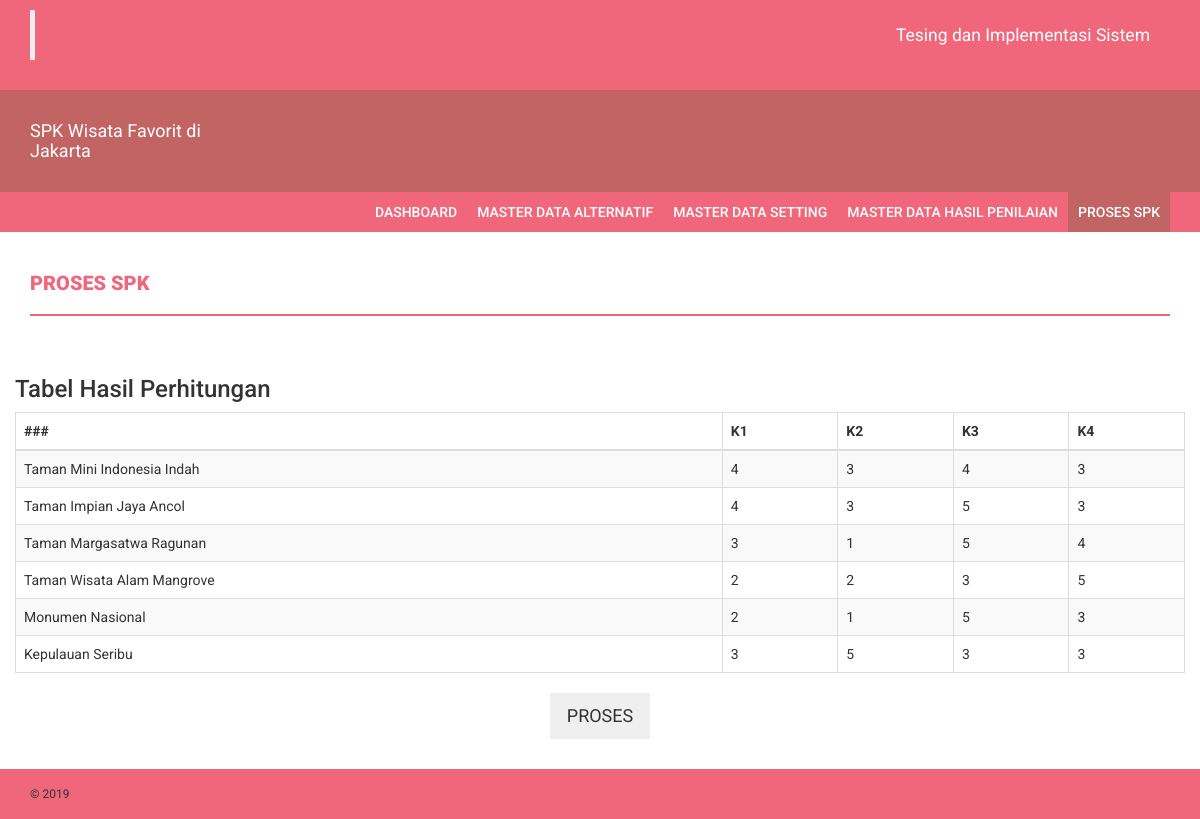
The page /proses_spk.php (signed in) on the database its author committed.
### tables this page shows
CREATE TABLE `kriteria` (
  `id_kriteria` int(11) NOT NULL,
  `kriteria` varchar(32) DEFAULT NULL,
  `bobot` float(5,2) DEFAULT NULL,
  `type` varchar(12) DEFAULT NULL
);

CREATE TABLE `hasil_tpa` (
  `id_test` int(11) NOT NULL,
  `id_alternatif` int(11) DEFAULT NULL,
  `K1` int(11) DEFAULT NULL,
  `K2` int(11) DEFAULT NULL,
  `K3` int(11) DEFAULT NULL,
  `K4` int(11) DEFAULT NULL
);

CREATE TABLE `alternatif` (
  `id_alternatif` int(11) NOT NULL,
  `nama` varchar(64) DEFAULT NULL,
  `foto` varchar(64) DEFAULT NULL,
  `tgl_didirikan` date DEFAULT NULL,
  `deskripsi` varchar(500) DEFAULT NULL
);

### db/db_config.php (called while the page is built, shortened)
<?php
	class database extends PDO{
		protected $dsn = 'mysql:host=localhost;dbname=db_spk';
		protected $dsu = 'root';
		protected $dsp = '';
		private $cmd = '';
		function __construct(){
			try {
				$this->db = new PDO($this->dsn,$this->dsu,$this->dsp);
			} catch (PDOException $e) {
				echo $e->getMessage();
			}
		}
		function select($c,$t){
			$this->cmd = "select $c from $t";
			return $this;
		}
		function update($t,$v){
			$this->cmd = "update $t set $v";
			return $this;
		}
		function where($params){
			$this->cmd .= " where $params";
			return $this;
		}
		function order_by($c,$t){
			$this->cmd .= " order by $c $t";
			return $this;
		}
		function get(){
			$q = $this->db->prepare($this->cmd);
			$q->execute();
			return $q->fetchAll();
		}
	}
?>

### proses_spk.php (the view, shortened to what this page needs)
<?php include 'partials/header.php';?>
    <div class="content">
        <div class="container">
            <div class="row">
            <br/>
                <div class="col-md-12">
                    <h4 class="page-head-line">Proses SPK</h4>
                </div>
            </div>
            <div class="row">
                <h3>Tabel Hasil Perhitungan</h3>
                <div class="table-responsive">
                    <table class="table table-striped table-bordered table-hover">
                        <thead>
                            <tr>
                                <th>### </th>
                                <?php foreach ($db->select('kriteria','kriteria')->get() as $k): ?>
                                <th>
                                    <?php
                                        $tmp = explode('_',$k['kriteria']);
                                        echo ucwords(implode(' ',$tmp));
                                    ?>
                                </th>
                                <?php endforeach ?>
                            </tr>
                        </thead>
                        <tbody>
                            <?php
                                foreach ($db->select('alternatif.nama,hasil_tpa.*','alternatif,hasil_tpa')->where('alternatif.id_alternatif=hasil_tpa.id_alternatif')->get() as $data):
                            ?>
                                <tr>
                                    <td><?= $data['nama']?></td>
                                    <?php foreach ($db->select('kriteria','kriteria')->get() as $td): ?>
                                    <td><?= $data[$td['kriteria']]?></td>
                                    <?php endforeach ?>
                                </tr>
                            <?php
                                endforeach;
                            ?>
                        </tbody>
                    </table>
                </div>
            </div>
            <div class="row">
                <div class="col-md-12 text-center">
                    <button class="btn btn-lg" onclick="tpl()">PROSES</button>
                </div>
            </div>
            <br>
    </div>
<?php include 'partials/footer.php'; ?>

### assets/css/style.css (style rules this page uses)
body { font-family: 'Roboto', sans-serif; line-height: 30px; }
.page-head-line { font-weight: 900; padding-bottom: 20px; border-bottom: 2px solid #F0677C; text-transform: uppercase; color: #F0677C; font-size: 20px; margin-bottom: 40px; }
.btn { border-radius: 0px; -webkit-border-radius: 0px; -moz-border-radius: 0px; }

### rows shown on the page
kriteria: kriteria "K1", kriteria.K1 "4", kriteria.K1 "3", kriteria.K1 "2"
kriteria: kriteria "K2", kriteria.K2 "3", kriteria.K2 "1", kriteria.K2 "2", kriteria.K2 "5"
kriteria: kriteria "K3", kriteria.K3 "4", kriteria.K3 "5", kriteria.K3 "3"
kriteria: kriteria "K4", kriteria.K4 "3", kriteria.K4 "4", kriteria.K4 "5"
hasil_tpa: id_alternatif.nama "Taman Mini Indonesia Indah"
hasil_tpa: id_alternatif.nama "Taman Impian Jaya Ancol"
hasil_tpa: id_alternatif.nama "Taman Margasatwa Ragunan"
hasil_tpa: id_alternatif.nama "Taman Wisata Alam Mangrove"
hasil_tpa: id_alternatif.nama "Monumen Nasional"
hasil_tpa: id_alternatif.nama "Kepulauan Seribu"
